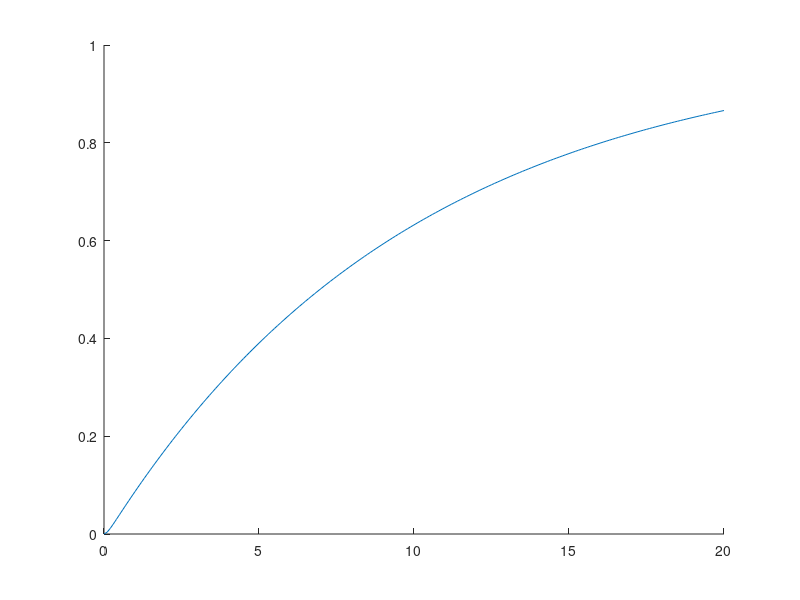

Write MATLAB code to recreate this figure. (Note: this script raises an error after producing the figure.)
clc; clear all; close all;

w = 1;
t = 0:0.1:20; 
num = w^2;

% Input multiple zeta values
zeta_values = input('Enter zeta values as a vector (e.g. [0.1 0.5 1]): ');

figure; hold on;
for i = 1:length(zeta_values)
    z = zeta_values(i);
    den = [1 2*z*w w^2];
    
    sys = tf(num, den);           % Create transfer function
    
    y = step(sys, t);             % Get step response
    
    plot(t, y, 'DisplayName', ['\zeta = ' num2str(z)]);
    
    info = stepinfo(y, t);        % Use y and t to get step info
    fprintf('Zeta = %.2f, RiseTime = %.3f, SettlingTime = %.3f\n', z, info.RiseTime, info.SettlingTime);
end
hold off;

legend show;
xlabel('Time (s)');
ylabel('Response');
title('Step Response for Multiple Zeta Values');
grid on;
